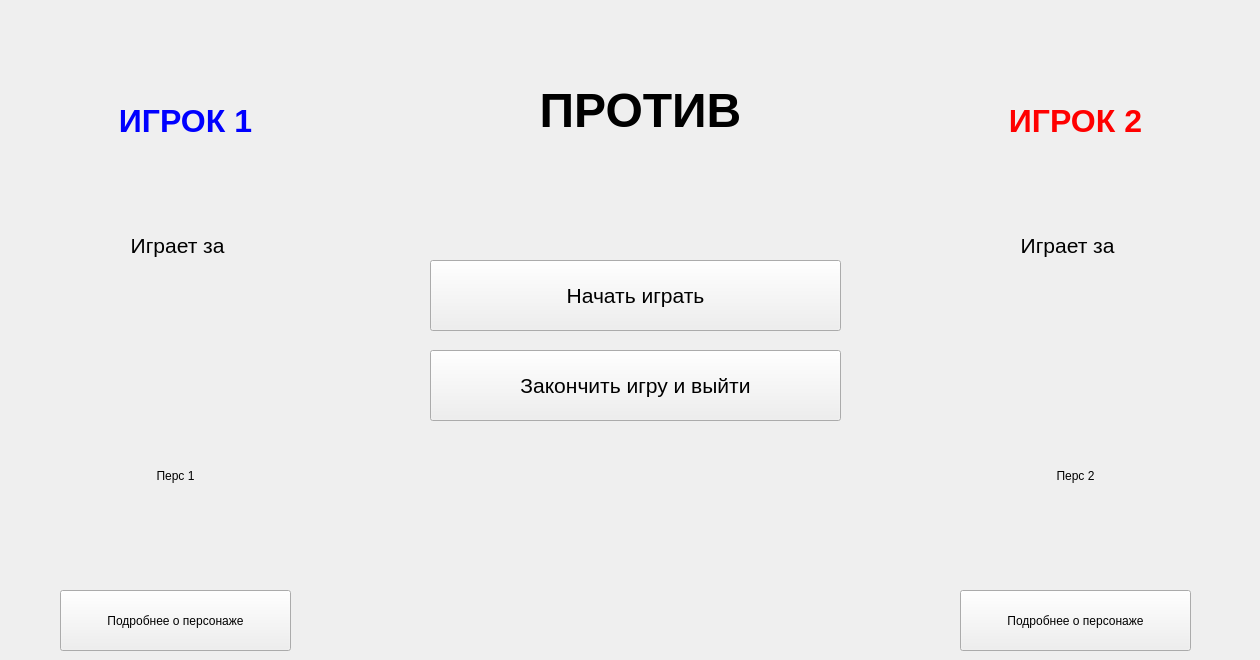
      <widget class="QWidget" name="preGameMenu">
       <widget class="QPushButton" name="startGame">
        <property name="geometry">
         <rect>
          <x>430</x>
          <y>260</y>
          <width>411</width>
          <height>71</height>
         </rect>
        </property>
        <property name="font">
         <font>
          <pointsize>16</pointsize>
         </font>
        </property>
        <property name="text">
         <string>Начать играть</string>
        </property>
       </widget>
       <widget class="QPushButton" name="pushButton_7">
        <property name="geometry">
         <rect>
          <x>430</x>
          <y>350</y>
          <width>411</width>
          <height>71</height>
         </rect>
        </property>
        <property name="font">
         <font>
          <pointsize>16</pointsize>
         </font>
        </property>
        <property name="text">
         <string>Закончить игру и выйти</string>
        </property>
       </widget>
       <widget class="QLabel" name="label_17">
        <property name="geometry">
         <rect>
          <x>440</x>
          <y>60</y>
          <width>401</width>
          <height>101</height>
         </rect>
        </property>
        <property name="font">
         <font>
          <pointsize>36</pointsize>
          <bold>true</bold>
         </font>
        </property>
        <property name="text">
         <string>ПРОТИВ</string>
        </property>
        <property name="alignment">
         <set>Qt::AlignCenter</set>
        </property>
       </widget>
       <widget class="QLabel" name="player1_label">
        <property name="geometry">
         <rect>
          <x>50</x>
          <y>60</y>
          <width>271</width>
          <height>121</height>
         </rect>
        </property>
        <property name="font">
         <font>
          <pointsize>24</pointsize>
          <bold>true</bold>
         </font>
        </property>
        <property name="styleSheet">
         <string notr="true">color: blue;</string>
        </property>
        <property name="text">
         <string>ИГРОК 1</string>
        </property>
        <property name="alignment">
         <set>Qt::AlignCenter</set>
        </property>
        <property name="wordWrap">
         <bool>true</bool>
        </property>
       </widget>
       <widget class="QLabel" name="player2_label">
        <property name="geometry">
         <rect>
          <x>940</x>
          <y>60</y>
          <width>271</width>
          <height>121</height>
         </rect>
        </property>
        <property name="font">
         <font>
          <pointsize>24</pointsize>
          <bold>true</bold>
         </font>
        </property>
        <property name="styleSheet">
         <string notr="true">color: red;</string>
        </property>
        <property name="text">
         <string>ИГРОК 2</string>
        </property>
        <property name="alignment">
         <set>Qt::AlignCenter</set>
        </property>
        <property name="wordWrap">
         <bool>true</bool>
        </property>
       </widget>
       <widget class="QLabel" name="player1_hero">
        <property name="geometry">
         <rect>
          <x>10</x>
          <y>200</y>
          <width>341</width>
          <height>91</height>
         </rect>
        </property>
        <property name="font">
         <font>
          <pointsize>16</pointsize>
         </font>
        </property>
        <property name="text">
         <string>Играет за </string>
        </property>
        <property name="alignment">
         <set>Qt::AlignCenter</set>
        </property>
        <property name="wordWrap">
         <bool>true</bool>
        </property>
       </widget>
       <widget class="QLabel" name="player2_hero">
        <property name="geometry">
         <rect>
          <x>890</x>
          <y>200</y>
          <width>361</width>
          <height>91</height>
         </rect>
        </property>
        <property name="font">
         <font>
          <pointsize>16</pointsize>
         </font>
        </property>
        <property name="text">
         <string>Играет за </string>
        </property>
        <property name="alignment">
         <set>Qt::AlignCenter</set>
        </property>
        <property name="wordWrap">
         <bool>true</bool>
        </property>
       </widget>
       <widget class="QLabel" name="player1_heroGif">
        <property name="geometry">
         <rect>
          <x>80</x>
          <y>370</y>
          <width>191</width>
          <height>211</height>
         </rect>
        </property>
        <property name="text">
         <string>Перс 1</string>
        </property>
        <property name="alignment">
         <set>Qt::AlignCenter</set>
        </property>
       </widget>
       <widget class="QLabel" name="player2_heroGif">
        <property name="geometry">
         <rect>
          <x>980</x>
          <y>370</y>
          <width>191</width>
          <height>211</height>
         </rect>
        </property>
        <property name="text">
         <string>Перс 2</string>
        </property>
        <property name="alignment">
         <set>Qt::AlignCenter</set>
        </property>
       </widget>
       <widget class="QPushButton" name="pushButton_8">
        <property name="geometry">
         <rect>
          <x>60</x>
          <y>590</y>
          <width>231</width>
          <height>61</height>
         </rect>
        </property>
        <property name="text">
         <string>Подробнее о персонаже</string>
        </property>
       </widget>
       <widget class="QPushButton" name="pushButton_9">
        <property name="geometry">
         <rect>
          <x>960</x>
          <y>590</y>
          <width>231</width>
          <height>61</height>
         </rect>
        </property>
        <property name="text">
         <string>Подробнее о персонаже</string>
        </property>
       </widget>
      </widget>
